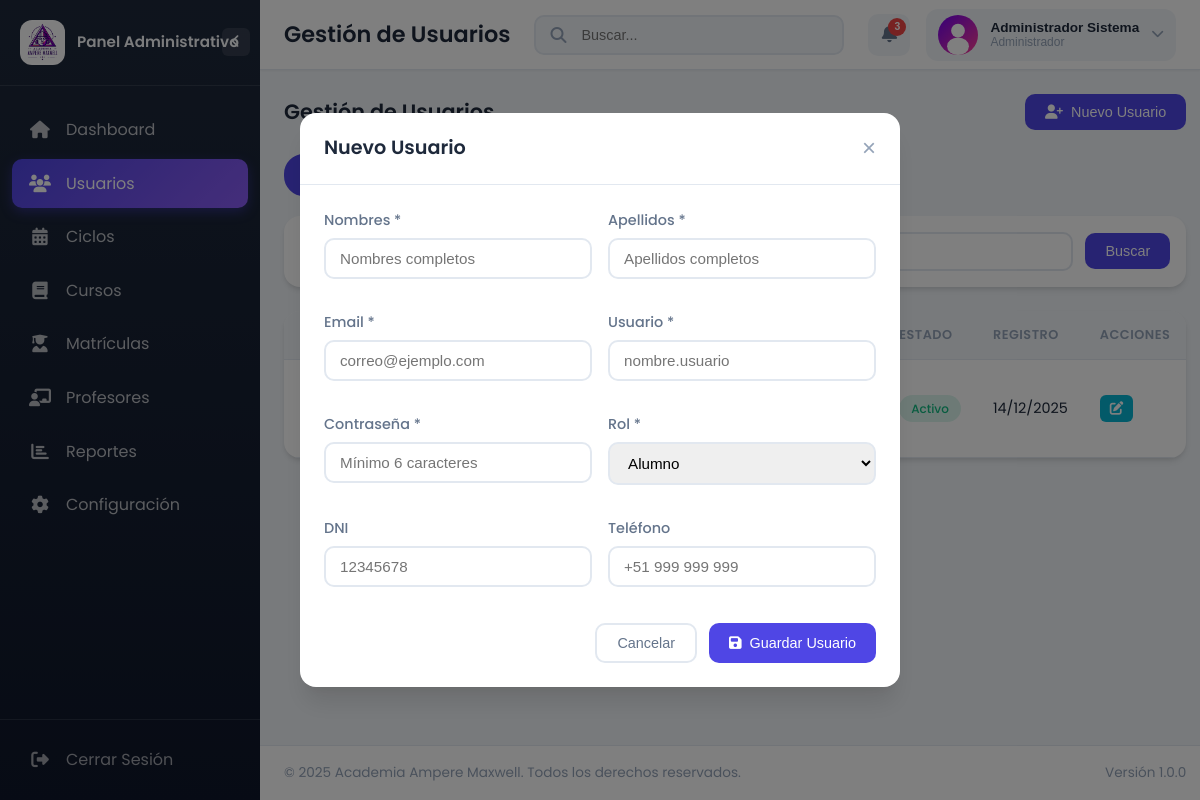
/intranet/admin/usuarios.php?action=new&type=alumno (signed in), run on the app's committed database.
### tables this page shows
CREATE TABLE IF NOT EXISTS usuarios (
    id_usuario INT AUTO_INCREMENT PRIMARY KEY,
    id_rol INT NOT NULL,
    username VARCHAR(50) NOT NULL UNIQUE,
    email VARCHAR(100) NOT NULL UNIQUE,
    password_hash VARCHAR(255) NOT NULL,
    nombres VARCHAR(100) NOT NULL,
    apellidos VARCHAR(100) NOT NULL,
    dni VARCHAR(8) UNIQUE,
    telefono VARCHAR(15),
    direccion TEXT,
    fecha_nacimiento DATE,
    foto_perfil VARCHAR(255),
    estado ENUM('activo', 'inactivo', 'suspendido') DEFAULT 'activo',
    ultimo_acceso TIMESTAMP NULL,
    fecha_creacion TIMESTAMP DEFAULT CURRENT_TIMESTAMP,
    fecha_actualizacion TIMESTAMP DEFAULT CURRENT_TIMESTAMP ON UPDATE CURRENT_TIMESTAMP,
    FOREIGN KEY (id_rol) REFERENCES roles(id_rol) ON DELETE RESTRICT,
    INDEX idx_username (username),
    INDEX idx_email (email),
    INDEX idx_dni (dni),
    INDEX idx_estado (estado)
);

CREATE TABLE IF NOT EXISTS roles (
    id_rol INT AUTO_INCREMENT PRIMARY KEY,
    nombre_rol VARCHAR(50) NOT NULL UNIQUE,
    descripcion TEXT,
    permisos JSON,
    fecha_creacion TIMESTAMP DEFAULT CURRENT_TIMESTAMP,
    fecha_actualizacion TIMESTAMP DEFAULT CURRENT_TIMESTAMP ON UPDATE CURRENT_TIMESTAMP
);

### intranet/php/auth/Auth.php (called while the page is built, shortened)
<?php
class Auth {
    public static function getUser() {
        return $_SESSION['user'] ?? null;
    }
    public static function getAvatarUrl($avatarPath = null) {
        return APP_URL . '/intranet/assets/images/default-avatar.svg';
    }
}
?>

### intranet/admin/usuarios.php (the view, shortened to what this page needs)
<?php
require_once __DIR__ . '/../php/auth/Auth.php';
$pageTitle = 'Gestión de Usuarios';
$db = new Database();
$conn = $db->getConnection();
$filter = $_GET['filter'] ?? 'all';
$sql = "SELECT u.*, r.nombre_rol FROM usuarios u INNER JOIN roles r ON u.id_rol = r.id_rol WHERE 1=1";
$params = [];
$sql .= " ORDER BY u.fecha_creacion DESC";
$stmt = $conn->prepare($sql);
$stmt->execute($params);
$usuarios = $stmt->fetchAll();
$roles = $conn->query("SELECT * FROM roles ORDER BY id_rol")->fetchAll();
$showModal = isset($_GET['action']) && $_GET['action'] === 'new';
$presetRole = $_GET['type'] ?? null;
?>
<!DOCTYPE html>
<html lang="es">
<head>
    <link rel="stylesheet" href="../assets/css/dashboard.css">
    <link rel="stylesheet" href="https://cdnjs.cloudflare.com/ajax/libs/font-awesome/6.5.0/css/all.min.css">
</head>
<body class="dashboard-page">
    <div class="dashboard-wrapper">
        <?php include __DIR__ . '/../components/sidebar.php'; ?>
        <div class="main-content">
            <?php include __DIR__ . '/../components/header.php'; ?>
            <div class="content-wrapper">
                <div style="display: flex; justify-content: space-between; align-items: center; margin-bottom: 24px; flex-wrap: wrap; gap: 16px;">
                    <h2 style="font-size: 1.3rem; font-weight: 600;">Gestión de Usuarios</h2>
                    <button class="btn btn-primary" onclick="openModal()">
                        <i class="fas fa-user-plus"></i> Nuevo Usuario
                    </button>
                </div>
                <div class="filter-tabs">
                    <a href="?filter=all" class="filter-tab <?= $filter === 'all' ? 'active' : '' ?>">Todos</a>
                    <a href="?filter=alumnos" class="filter-tab <?= $filter === 'alumnos' ? 'active' : '' ?>">Alumnos</a>
                    <a href="?filter=profesores" class="filter-tab <?= $filter === 'profesores' ? 'active' : '' ?>">Profesores</a>
                    <a href="?filter=admins" class="filter-tab <?= $filter === 'admins' ? 'active' : '' ?>">Administradores</a>
                </div>
                <div class="card" style="margin-bottom: 24px;">
                    <div class="card-body" style="padding: 16px;">
                        <form method="GET" style="display: flex; gap: 12px; align-items: center;">
                            <div style="flex: 1; position: relative;">
                            </div>
                            <button type="submit" class="btn btn-primary">Buscar</button>
                        </form>
                    </div>
                </div>
                <div class="card">
                    <div class="card-body" style="padding: 0;">
                        <div class="table-wrapper">
                            <table class="data-table">
                                <thead>
                                    <tr>
                                        <th>Usuario</th>
                                        <th>Email</th>
                                        <th>DNI</th>
                                        <th>Rol</th>
                                        <th>Estado</th>
                                        <th>Registro</th>
                                        <th>Acciones</th>
                                    </tr>
                                </thead>
                                <tbody>
                                    <?php if (empty($usuarios)): ?>
                                        <tr>
                                            <td colspan="7" style="text-align: center; padding: 40px; color: var(--dash-text-muted);">
                                                <i class="fas fa-users" style="font-size: 2rem; display: block; margin-bottom: 10px;"></i>
                                                No se encontraron usuarios
                                            </td>
                                        </tr>
                                    <?php else: ?>
                                        <?php foreach ($usuarios as $u): ?>
                                            <tr>
                                                <td>
                                                    <div style="display: flex; align-items: center; gap: 12px;">
                                                        <div>
                                                            <strong><?= htmlspecialchars($u['nombres'] . ' ' . $u['apellidos']) ?></strong>
                                                            <br><small style="color: var(--dash-text-muted);">@<?= htmlspecialchars($u['username']) ?></small>
                                                        </div>
                                                    </div>
                                                </td>
                                                <td><?= htmlspecialchars($u['email']) ?></td>
                                                <td><?= htmlspecialchars($u['dni'] ?? '-') ?></td>
                                                <td>
                                                    <span class="badge badge-<?= $u['id_rol'] == 1 ? 'danger' : ($u['id_rol'] == 2 ? 'info' : 'primary') ?>">
                                                    </span>
                                                </td>
                                                <td>
                                                    <span class="badge badge-<?= $u['estado'] === 'activo' ? 'success' : ($u['estado'] === 'suspendido' ? 'danger' : 'warning') ?>">
                                                        <?= ucfirst($u['estado']) ?>
                                                    </span>
                                                </td>
                                                <td><?= date('d/m/Y', strtotime($u['fecha_creacion'])) ?></td>
                                                <td>
                                                    <div class="user-actions">
                                                        <button class="btn-edit" onclick="editUser(<?= $u['id_usuario'] ?>)" title="Editar">
                                                            <i class="fas fa-edit"></i>
                                                        </button>
                                                    </div>
                                                </td>
                                            </tr>
                                        <?php endforeach; ?>
                                    <?php endif; ?>
                                </tbody>
                            </table>
                        </div>
                    </div>
                </div>
            </div>
            <?php include __DIR__ . '/../components/footer.php'; ?>
        </div>
    </div>
    <div class="modal-form <?= $showModal ? 'show' : '' ?>" id="userModal">
        <div class="modal-content-form">
            <div class="modal-header-form">
                <h3 id="modalTitle" style="font-size: 1.2rem; font-weight: 600;">Nuevo Usuario</h3>
                <button class="close-modal-btn" onclick="closeModal()">&times;</button>
            </div>
            <div class="modal-body-form">
                <form method="POST" id="userForm">
                    <div class="form-grid">
                        <div class="form-group">
                            <label>Nombres *</label>
                            <input type="text" name="nombres" id="inputNombres" required placeholder="Nombres completos">
                        </div>
                        <div class="form-group">
                            <label>Apellidos *</label>
                            <input type="text" name="apellidos" id="inputApellidos" required placeholder="Apellidos completos">
                        </div>
                        <div class="form-group">
                            <label>Email *</label>
                            <input type="email" name="email" id="inputEmail" required placeholder="correo@ejemplo.com">
                        </div>
                        <div class="form-group">
                            <label>Usuario *</label>
                            <input type="text" name="username" id="inputUsername" required placeholder="nombre.usuario">
                        </div>
                        <div class="form-group">
                            <label id="passwordLabel">Contraseña *</label>
                            <input type="password" name="password" id="inputPassword" placeholder="Mínimo 6 caracteres" minlength="6">
                        </div>
                        <div class="form-group">
                            <label>Rol *</label>
                            <select name="id_rol" id="inputRol" required>
                                <?php foreach ($roles as $rol): ?>
                                    <option value="<?= $rol['id_rol'] ?>" <?= ($presetRole === 'alumno' && $rol['id_rol'] == 3) || ($presetRole === 'profesor' && $rol['id_rol'] == 2) ? 'selected' : '' ?>>
                                        <?= htmlspecialchars($rol['nombre_rol']) ?>
                                    </option>
                                <?php endforeach; ?>
                            </select>
                        </div>
                        <div class="form-group">
                            <label>DNI</label>
                            <input type="text" name="dni" id="inputDni" placeholder="12345678" maxlength="8">
                        </div>
                        <div class="form-group">
                            <label>Teléfono</label>
                            <input type="text" name="telefono" id="inputTelefono" placeholder="+51 999 999 999">
                        </div>
                    </div>
                    <div style="display: flex; gap: 12px; justify-content: flex-end; margin-top: 20px;">
                        <button type="button" class="btn btn-outline" onclick="closeModal()">Cancelar</button>
                        <button type="submit" class="btn btn-primary" id="submitBtn">
                            <i class="fas fa-save"></i> <span id="submitText">Guardar Usuario</span>
                        </button>
                    </div>
                </form>
            </div>
        </div>
    </div>
</body>
</html>

### intranet/components/header.php (shortened to what this page needs)
<?php
require_once __DIR__ . '/../php/auth/Auth.php';
$user = Auth::getUser();
$userName = $user['nombres'] . ' ' . $user['apellidos'];
$userRole = $user['nombre_rol'];
$userAvatar = $user['foto_perfil'] ?? null;
$avatarUrl = Auth::getAvatarUrl($userAvatar);
$pageTitle = $pageTitle ?? 'Dashboard';
?>
<header class="main-header">
    <div class="header-left">
        <div class="breadcrumb">
            <h1 class="page-title"><?= htmlspecialchars($pageTitle) ?></h1>
        </div>
    </div>
    <div class="header-center">
        <div class="search-box">
            <i class="fas fa-search search-icon"></i>
            <input type="text" class="search-input" placeholder="Buscar...">
        </div>
    </div>
    <div class="header-right">
        <div class="header-notifications dropdown">
            <button class="notification-btn" id="notificationBtn">
                <i class="fas fa-bell"></i>
                <span class="notification-badge">3</span>
            </button>
        </div>
        <div class="header-user dropdown">
            <button class="user-btn" id="userBtn">
                <img src="<?= $avatarUrl ?>" alt="Avatar" class="user-avatar" onerror="this.src='<?= APP_URL ?>/intranet/assets/images/default-avatar.svg'">
                <div class="user-info">
                    <span class="user-name"><?= htmlspecialchars($userName) ?></span>
                    <span class="user-role"><?= htmlspecialchars($userRole) ?></span>
                </div>
                <i class="fas fa-chevron-down"></i>
            </button>
        </div>
    </div>
</header>

### intranet/admin/usuarios.php (style rules this page uses)
.modal-form { position: fixed; inset: 0; background: rgba(0,0,0,0.5); display: none; align-items: center; justify-content: center; z-index: 2000; padding: 20px; }
.modal-form.show { display: flex; }
.modal-content-form { background: var(--dash-bg-card); border-radius: 16px; width: 100%; max-width: 600px; max-height: 90vh; overflow-y: auto; box-shadow: var(--dash-shadow-xl); }
.modal-header-form { padding: 20px 24px; border-bottom: 1px solid var(--dash-border); display: flex; justify-content: space-between; align-items: center; }
.modal-body-form { padding: 24px; }
.form-grid { display: grid; grid-template-columns: 1fr 1fr; gap: 16px; }
.form-group { margin-bottom: 16px; }
.form-group label { display: block; margin-bottom: 6px; font-weight: 500; font-size: 0.9rem; color: var(--dash-text-secondary); }
.form-group input, .form-group select { width: 100%; padding: 10px 14px; border: 2px solid var(--dash-border); border-radius: 10px; font-size: 0.95rem; transition: all var(--transition-fast); }
.close-modal-btn { background: none; border: none; font-size: 1.5rem; cursor: pointer; color: var(--dash-text-muted); }
.filter-tabs { display: flex; gap: 8px; margin-bottom: 20px; flex-wrap: wrap; }
.filter-tab { padding: 8px 16px; border-radius: 20px; border: 2px solid var(--dash-border); background: transparent; font-size: 0.85rem; cursor: pointer; transition: all var(--transition-fast); text-decoration: none; color: var(--dash-text-secondary); }
.filter-tab:hover, .filter-tab.active { background: var(--dash-primary); border-color: var(--dash-primary); color: #fff; }
.user-actions { display: flex; gap: 8px; }
.user-actions button { padding: 6px 10px; border: none; border-radius: 6px; cursor: pointer; font-size: 0.85rem; transition: all var(--transition-fast); }
.btn-edit { background: var(--dash-info); color: #fff; }

### data on the page
usuarios: userName "Administrador Sistema", id_rol.nombre_rol "Administrador", estado "Activo", fecha_creacion "14/12/2025"

### other printed values
$roleTitle "Panel Administrativo"
$item['label'] "Dashboard"
$item['label'] "Usuarios"
$item['label'] "Ciclos"
$item['label'] "Cursos"
$item['label'] "Matrículas"
$item['label'] "Profesores"
$item['label'] "Reportes"
$item['label'] "Configuración"
$pageTitle "Gestión de Usuarios"
form field id_rol "Alumno"
